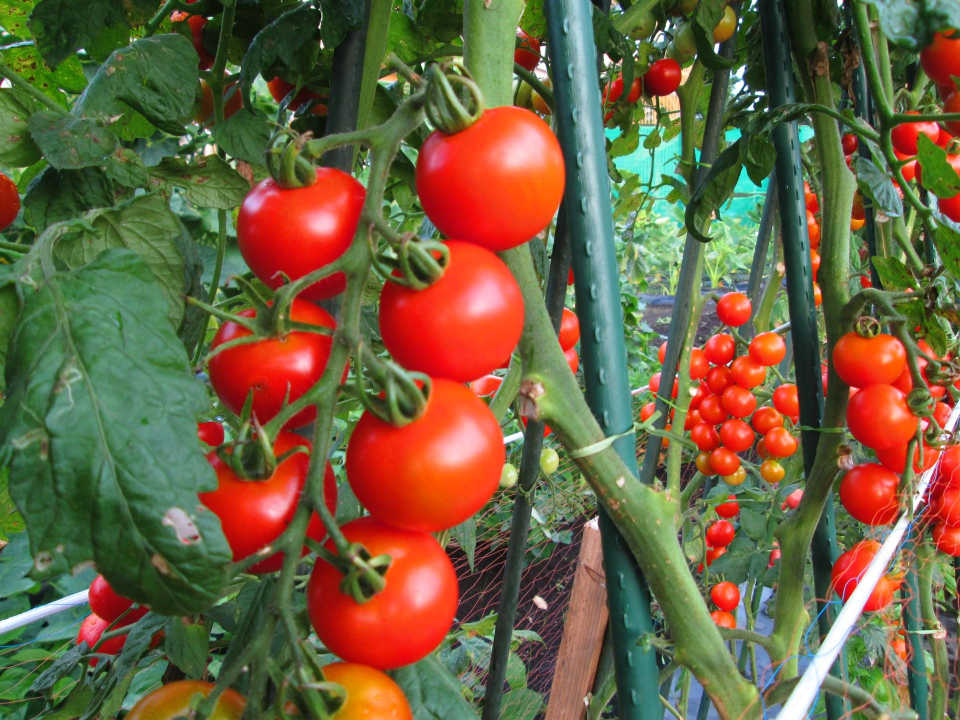
//> input picture data/0.jpg, 1920 x 1440 px (shown at 1/2 size)
$ ./main   (built with g++ and OpenCV 4)
//> lines starting //> are read from the running program, lines starting //| are printed output that depends on the picture; after the words box and inside, x2 and y2 are one past the last pixel; in counts of white or black regions, pixels touching at a corner belong together
### install/arc.h
#define __RASPBERRY_PI__

#ifdef __RASPBERRY_PI__
#define NAME_COLOR1 "\x1b[1m\x1b[32m"
#define NAME_COLOR2 "\x1b[1m\x1b[34m"
#endif

#ifndef __RASPBERRY_PI__
#define NAME_COLOR1 "\x1b[39m"
#define NAME_COLOR2 "\x1b[39m"
#endif

#include <fstream>
#include <iostream>
#include <string>
#include <stdio.h>
#include <stdlib.h>
#include <string.h>
#include <unistd.h>

#define STARTUP_FILE "startup.txt"
#define PATH_SIZE 512

using namespace std;

int startup(void);
int help(void);
int end(void);

### src/edge/src/main.cpp
#include "../../../lib/camera.hpp"

using namespace cv;

int
main (int argc, char **argv)
{
  cv::Mat src_img;
  const char *imagename = argc > 1 ? argv[1] : "../../data/0.jpg";
  cv::Mat frame = cv::imread(imagename, 0);
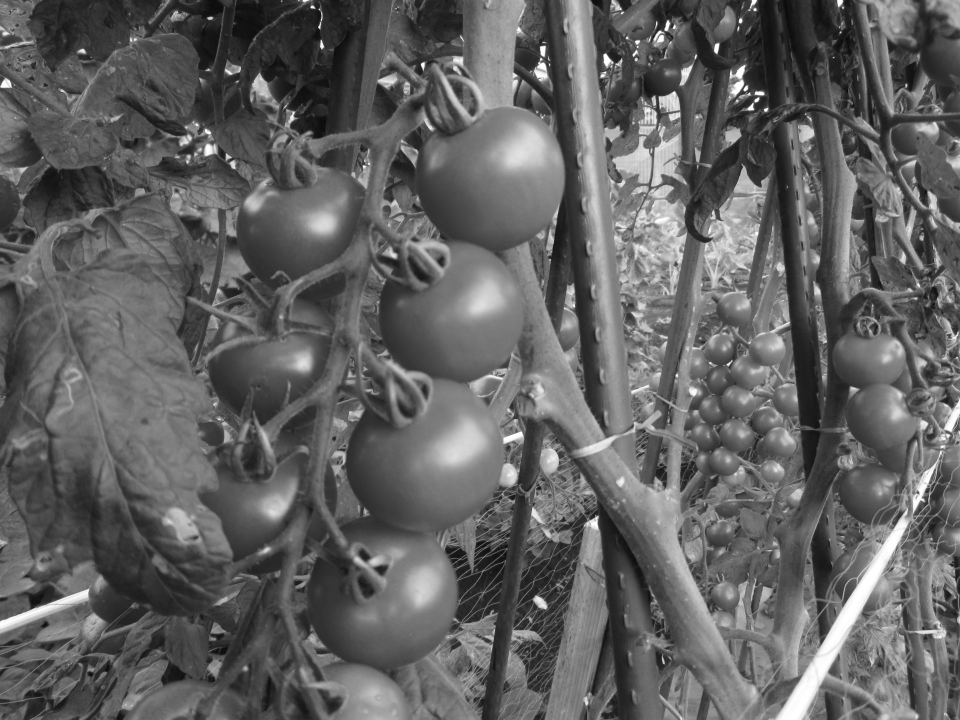
//> frame: 1440 rows x 1920 cols, CV_8UC1 (shown at 1/2 size); min 0, max 255, mean 97
  cv::resize(frame,src_img,cv::Size(W,H),0,0);
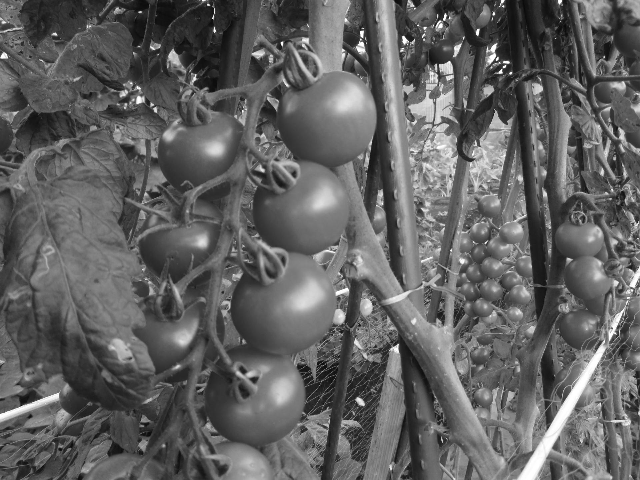
//> src_img: 480 rows x 640 cols, CV_8UC1; min 0, max 255, mean 97
  if(!src_img.data)
    return -1;

  // (4)implement the Canny algorithm for edge detection
  Mat canny_img;
  Canny(src_img, canny_img, 5, 200);
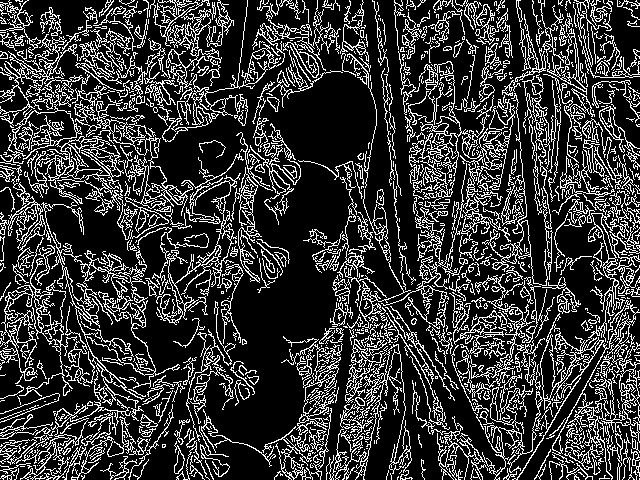
//> canny_img: 480 rows x 640 cols, CV_8UC1; 21.8% white in thin lines or dots

  // (5)show original gray and their edge images respectively,
  //    and quit when any key pressed
  imshow("Canny", canny_img);
  waitKey(0);

  return 0;
}

$ run again, with data/11.jpg copied over data/0.jpg
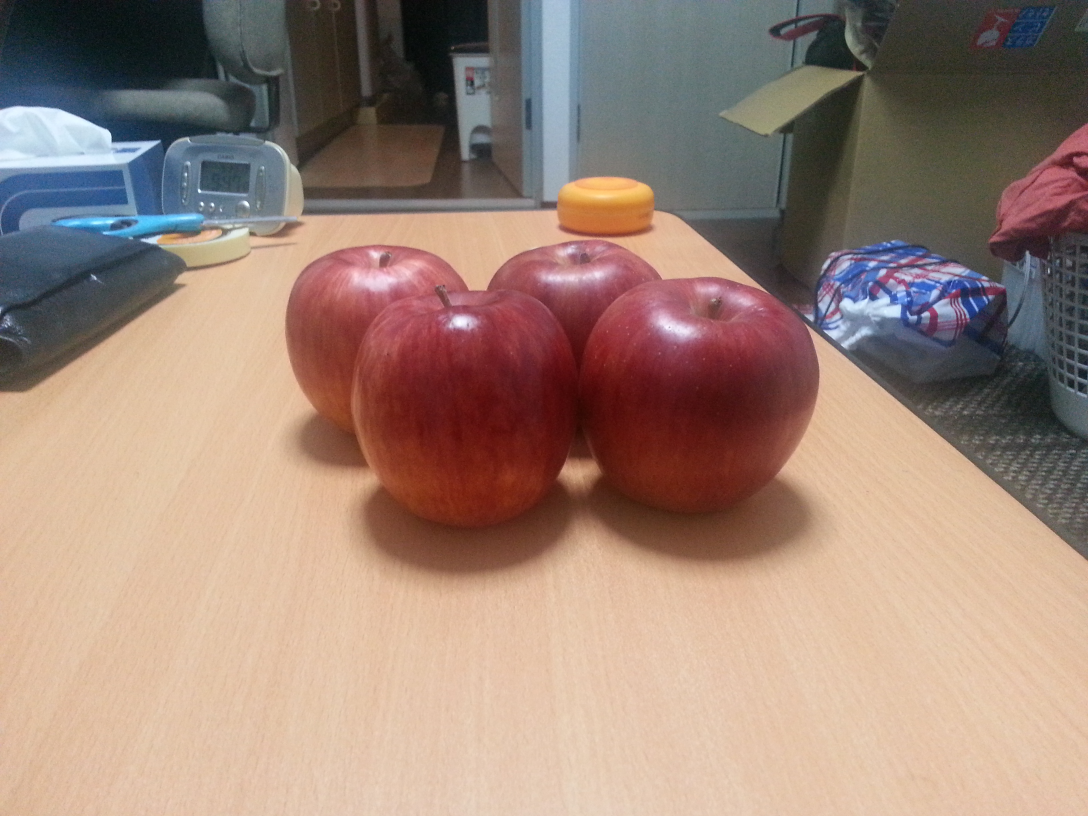
//> input picture data/11.jpg, 3264 x 2448 px (shown at 1/3 size)
//> `cv::resize(frame,src_img,cv::Size(W,H),0,0);`:
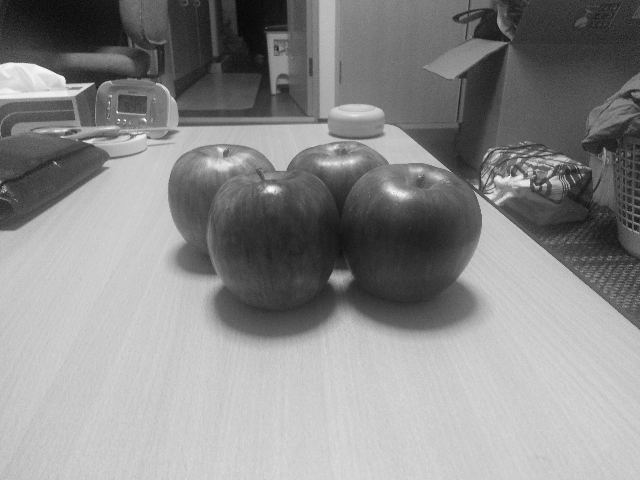
//> src_img: 480 rows x 640 cols, CV_8UC1; min 5, max 255, mean 138.4
//> `Canny(src_img, canny_img, 5, 200);`:
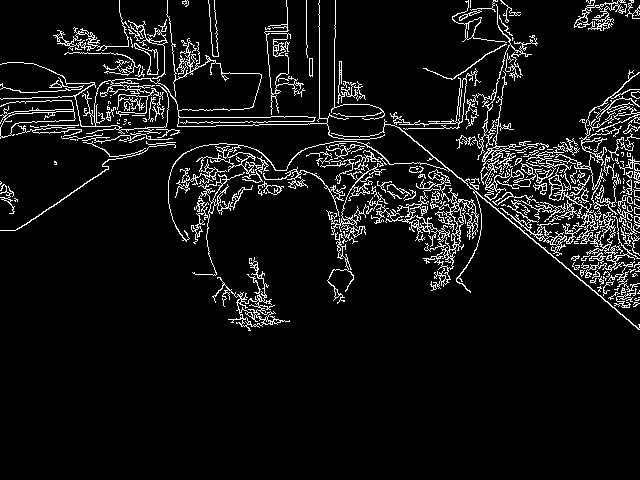
//> canny_img: 480 rows x 640 cols, CV_8UC1; 7.3% white in thin lines or dots, all inside (x1, y1, x2, y2) = (0, 0, 640, 331)
